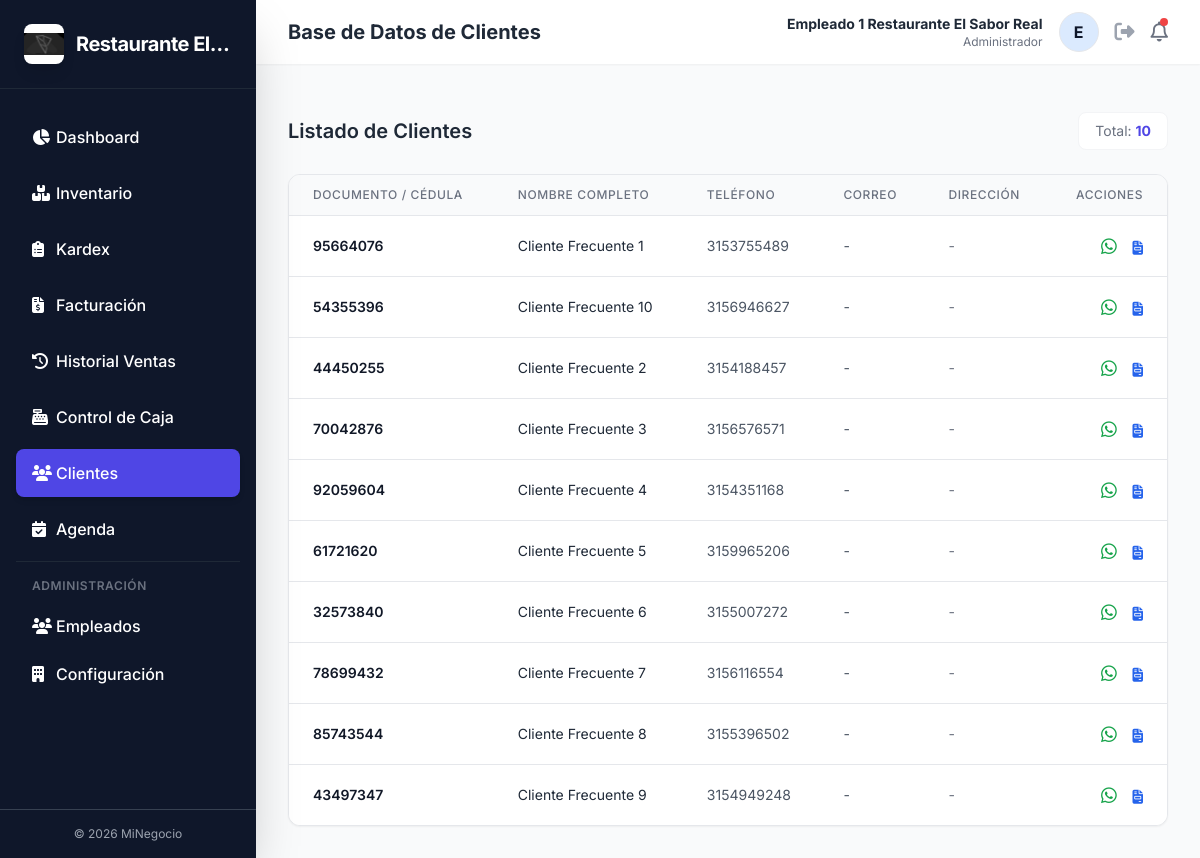
/clients (signed in), run on the app's committed database.
### models.py (models this page shows)
class Company(db.Model):
    __tablename__ = 'company'
    id = db.Column(db.Integer, primary_key=True)
    name = db.Column(db.String(150), nullable=False, default="MiNegocio")
    document_id = db.Column(db.String(50), nullable=True) # NIT / RUT
    phone = db.Column(db.String(50), nullable=True)
    email = db.Column(db.String(100), nullable=True)
    address = db.Column(db.String(200), nullable=True)
    logo_path = db.Column(db.String(255), nullable=True) # Path to uploaded logo
    primary_color = db.Column(db.String(20), nullable=False, default="#4f46e5")
    secondary_color = db.Column(db.String(20), nullable=False, default="#0f172a")
    subscription_status = db.Column(db.String(20), nullable=False, default='active') # 'active', 'suspended'
    valid_until = db.Column(db.DateTime, nullable=False, default=lambda: datetime.utcnow() + timedelta(days=30))

class User(UserMixin, db.Model):
    __tablename__ = 'users'
    id = db.Column(db.Integer, primary_key=True)
    email = db.Column(db.String(150), unique=True, nullable=False)
    name = db.Column(db.String(150), nullable=False)
    password_hash = db.Column(db.String(255), nullable=False)
    role = db.Column(db.String(20), nullable=False, default='employee') # 'admin' or 'employee'
    permissions = db.Column(db.Text, nullable=True) # Comma-separated like "inventory,billing,cash,appointments"
    is_active = db.Column(db.Boolean, nullable=False, default=True)
    must_change_password = db.Column(db.Boolean, nullable=False, default=True)
    company_id = db.Column(db.Integer, db.ForeignKey('company.id'), nullable=False)
    company = db.relationship('Company', backref='users')
    @property
    def has_open_register(self):
        from models import CashRegister
        return CashRegister.query.filter_by(user_id=self.id, status='open').first() is not None

class Client(db.Model):
    __tablename__ = 'clients'
    id = db.Column(db.Integer, primary_key=True)
    document_id = db.Column(db.String(50), unique=True, nullable=False) # Cédula
    name = db.Column(db.String(150), nullable=False)
    phone = db.Column(db.String(50), nullable=True)
    email = db.Column(db.String(100), nullable=True)
    address = db.Column(db.String(200), nullable=True)
    company_id = db.Column(db.Integer, db.ForeignKey('company.id'), nullable=False)
    created_at = db.Column(db.DateTime, default=get_now)

### app.py (the view)
@app.route('/clients')
@login_required
def clients_list():
    page = request.args.get('page', 1, type=int)
    pagination = Client.query.filter_by(company_id=current_user.company_id).order_by(Client.name.asc()).paginate(page=page, per_page=10, error_out=False)
    clients = pagination.items
    return render_template('clients.html', clients=clients, pagination=pagination)

### app.py (called while the page is built)
def get_now():
    return datetime.now(timezone(timedelta(hours=-5))).replace(tzinfo=None)

@login_manager.user_loader
def load_user(user_id):
    return User.query.get(int(user_id))

@app.context_processor
def inject_company():
    if current_user.is_authenticated:
        return dict(company=current_user.company)
    return dict(company=None)

### templates/clients.html (shortened to what this page needs)
{% extends "base.html" %}
{% block header_title %}Base de Datos de Clientes{% endblock %}
{% block content %}
<div class="fade-in">
    <div class="flex justify-between items-center mb-6">
        <h2 class="text-xl font-semibold text-gray-800">Listado de Clientes</h2>
        <div class="text-sm text-gray-500 bg-white px-4 py-2 rounded-lg border border-gray-100">
            Total: <span class="font-bold text-primary-600">{{ clients|length }}</span>
        </div>
    </div>
    <div class="hidden md:block bg-white rounded-xl shadow-sm border border-gray-200 overflow-x-auto">
        <table class="min-w-full divide-y divide-gray-200">
            <thead class="bg-gray-50">
                <tr>
                    <th scope="col" class="px-6 py-3 text-left text-xs font-medium text-gray-500 uppercase tracking-wider">Documento / Cédula</th>
                    <th scope="col" class="px-6 py-3 text-left text-xs font-medium text-gray-500 uppercase tracking-wider">Nombre Completo</th>
                    <th scope="col" class="px-6 py-3 text-left text-xs font-medium text-gray-500 uppercase tracking-wider">Teléfono</th>
                    <th scope="col" class="px-6 py-3 text-left text-xs font-medium text-gray-500 uppercase tracking-wider">Correo</th>
                    <th scope="col" class="px-6 py-3 text-left text-xs font-medium text-gray-500 uppercase tracking-wider">Dirección</th>
                    <th scope="col" class="px-6 py-3 text-right text-xs font-medium text-gray-500 uppercase tracking-wider">Acciones</th>
                </tr>
            </thead>
            <tbody class="bg-white divide-y divide-gray-200">
                {% for client in clients %}
                <tr class="hover:bg-gray-50 transition-colors">
                    <td class="px-6 py-4 whitespace-nowrap text-sm font-semibold text-gray-900">{{ client.document_id }}</td>
                    <td class="px-6 py-4 whitespace-nowrap text-sm text-gray-800">{{ client.name }}</td>
                    <td class="px-6 py-4 whitespace-nowrap text-sm text-gray-600">{{ client.phone or '-' }}</td>
                    <td class="px-6 py-4 whitespace-nowrap text-sm text-gray-600">{{ client.email or '-' }}</td>
                    <td class="px-6 py-4 whitespace-nowrap text-sm text-gray-500 truncate max-w-xs">{{ client.address or '-' }}</td>
                    <td class="px-6 py-4 whitespace-nowrap text-right text-sm font-medium">
                        <a href="https://wa.me/{{ client.phone|replace(' ', '')|replace('+', '') }}" target="_blank" class="text-green-600 hover:text-green-900 mr-3" title="WhatsApp">
                            <i class="fa-brands fa-whatsapp text-lg"></i>
                        </a>
                        <button class="text-blue-600 hover:text-blue-900" title="Ver Historial (Próximamente)">
                            <i class="fa-solid fa-file-invoice"></i>
                        </button>
                    </td>
                </tr>
                {% endfor %}
            </tbody>
        </table>
    </div>
</div>{% endblock %}

### templates/base.html (shortened to what this page needs)
<!DOCTYPE html>
<html lang="es">
<head>
    <script src="https://cdn.tailwindcss.com"></script>
    <link rel="stylesheet" href="https://cdnjs.cloudflare.com/ajax/libs/font-awesome/6.4.0/css/all.min.css">
</head>
<body class="bg-gray-50 text-gray-800 antialiased h-screen flex overflow-hidden">
    <aside id="sidebar" class="fixed lg:static inset-y-0 left-0 w-64 bg-secondary text-secondary-contrast flex flex-col transform -translate-x-full lg:translate-x-0 transition-transform duration-300 ease-in-out z-40 shadow-2xl overflow-y-auto">
        <div class="p-6 border-b border-gray-800 flex items-center justify-between">
            <a href="{{ url_for('dashboard') }}" class="flex items-center space-x-3">
                <div class="flex-shrink-0">
                    {% if company and company.logo_path %}
                    <img src="{{ url_for('static', filename=company.logo_path) }}" alt="Logo" class="h-10 w-10 rounded-lg shadow-lg object-contain bg-white">
                    {% else %}
                    <img src="{{ url_for('static', filename='logo_minegocio.png') }}" alt="Logo" class="h-10 w-10 rounded-lg shadow-lg">
                    {% endif %}
                </div>
                <span class="text-xl font-bold text-white tracking-tight line-clamp-1">{{ company.name if company else 'MiNegocio' }}</span>
            </a>
        </div>
        <nav class="flex-1 px-4 py-6 space-y-2 overflow-y-auto">
            <a href="{{ url_for('dashboard') }}" class="flex items-center px-4 py-3 rounded-lg transition-colors hover:bg-gray-800 {{ 'bg-primary-600 text-primary-contrast shadow-md shadow-primary-500/30' if request.endpoint == 'dashboard' else '' }}">
                <i class="fa-solid fa-chart-pie w-6"></i>
                <span class="font-medium">Dashboard</span>
            </a>
            {% if current_user.role == 'admin' or (current_user.permissions and 'inventory' in current_user.permissions) %}
            <a href="{{ url_for('inventory') }}" class="flex items-center px-4 py-3 rounded-lg transition-colors hover:bg-gray-800 {{ 'bg-primary-600 text-primary-contrast shadow-md shadow-primary-500/30' if request.endpoint == 'inventory' else '' }}">
                <i class="fa-solid fa-boxes-stacked w-6"></i>
                <span class="font-medium">Inventario</span>
            </a>
            <a href="{{ url_for('inventory_history') }}" class="flex items-center px-4 py-3 rounded-lg transition-colors hover:bg-gray-800 {{ 'bg-primary-600 text-primary-contrast shadow-md shadow-primary-500/30' if request.endpoint == 'inventory_history' else '' }}">
                <i class="fa-solid fa-clipboard-list w-6"></i>
                <span class="font-medium">Kardex</span>
            </a>
            {% endif %}
            {% if current_user.role == 'admin' or (current_user.permissions and 'billing' in current_user.permissions) %}
            <a href="{{ url_for('billing') }}" class="flex items-center px-4 py-3 rounded-lg transition-colors hover:bg-gray-800 {{ 'bg-primary-600 text-primary-contrast shadow-md shadow-primary-500/30' if request.endpoint == 'billing' else '' }}">
                <i class="fa-solid fa-file-invoice-dollar w-6"></i>
                <span class="font-medium">Facturación</span>
            </a>
            <a href="{{ url_for('sales_history') }}" class="flex items-center px-4 py-3 rounded-lg transition-colors hover:bg-gray-800 {{ 'bg-primary-600 text-primary-contrast shadow-md shadow-primary-500/30' if request.endpoint == 'sales_history' else '' }}">
                <i class="fa-solid fa-clock-rotate-left w-6"></i>
                <span class="font-medium">Historial Ventas</span>
            </a>
            {% endif %}
            {% if current_user.role == 'admin' or (current_user.permissions and 'cash' in current_user.permissions) %}
            <a href="{{ url_for('cash_register') }}" class="flex items-center px-4 py-3 rounded-lg transition-colors hover:bg-gray-800 {{ 'bg-primary-600 text-primary-contrast shadow-md shadow-primary-500/30' if request.endpoint == 'cash_register' else '' }}">
                <i class="fa-solid fa-cash-register w-6"></i>
                <span class="font-medium">Control de Caja</span>
            </a>
            {% endif %}
            <a href="{{ url_for('clients_list') }}" class="flex items-center px-4 py-3 rounded-lg transition-colors hover:bg-gray-800 {{ 'bg-primary-600 text-primary-contrast shadow-md shadow-primary-500/30' if request.endpoint == 'clients_list' else '' }}">
                <i class="fa-solid fa-users w-6"></i>
                <span class="font-medium">Clientes</span>
            </a>
            {% if current_user.role == 'admin' or (current_user.permissions and 'appointments' in current_user.permissions) %}
            <a href="{{ url_for('appointments') }}" class="flex items-center px-4 py-3 rounded-lg transition-colors hover:bg-gray-800 {{ 'bg-primary-600 text-primary-contrast shadow-md shadow-primary-500/30' if request.endpoint == 'appointments' else '' }}">
                <i class="fa-solid fa-calendar-check w-6"></i>
                <span class="font-medium">Agenda</span>
            </a>
            {% endif %}
            {% if current_user.role == 'admin' %}
            <div class="pt-4 mt-4 border-t border-gray-800">
                <p class="px-4 text-xs font-semibold text-gray-500 uppercase tracking-wider mb-2">Administración</p>
                <a href="{{ url_for('admin_users') }}" class="flex items-center px-4 py-3 rounded-lg transition-colors hover:bg-gray-800 {{ 'bg-primary-600 text-primary-contrast shadow-md shadow-primary-500/30' if request.endpoint == 'admin_users' else '' }}">
                    <i class="fa-solid fa-users w-6"></i>
                    <span class="font-medium">Empleados</span>
                </a>
                <a href="{{ url_for('settings') }}" class="flex items-center px-4 py-3 rounded-lg transition-colors hover:bg-gray-800 {{ 'bg-primary-600 text-primary-contrast shadow-md shadow-primary-500/30' if request.endpoint == 'settings' else '' }}">
                    <i class="fa-solid fa-building w-6"></i>
                    <span class="font-medium">Configuración</span>
                </a>
            </div>
            {% endif %}
        </nav>
        <div class="p-4 border-t border-gray-700 text-xs text-gray-400 text-center">
            &copy; 2026 MiNegocio
        </div>
    </aside>
    <main class="flex-1 flex flex-col overflow-hidden relative">
        <header class="h-16 bg-white shadow-sm flex items-center justify-between px-4 lg:px-8 z-10 shrink-0">
            <div class="flex items-center">
                <h2 class="text-lg lg:text-xl font-bold text-gray-800 truncate max-w-[150px] sm:max-w-none">
                    {% block header_title %}Dashboard{% endblock %}
                </h2>
            </div>
            <div class="flex items-center space-x-4">
                <div class="hidden md:block text-right">
                    <div class="text-sm font-bold text-gray-800">{{ current_user.name }}</div>
                    <div class="text-xs text-gray-500">{{ 'Administrador' if current_user.role == 'admin' else 'Empleado' }}</div>
                </div>
                <div class="w-10 h-10 bg-primary-100 rounded-full flex items-center justify-center text-primary-700 font-bold border border-primary-200">
                    {{ current_user.name[0]|upper if current_user.name else 'U' }}
                </div>
                <a href="{{ url_for('logout') }}" onclick="return confirmLogout({{ 'true' if current_user.has_open_register else 'false' }})" class="text-gray-400 hover:text-red-500 transition-colors ml-4" title="Cerrar Sesión">
                    <i class="fa-solid fa-right-from-bracket text-xl"></i>
                </a>
                <div class="relative" id="notificationDropdownContainer">
                    <button id="notificationBtn" class="text-gray-500 hover:text-primary-600 transition-colors focus:outline-none relative">
                        <i class="fa-regular fa-bell text-xl"></i>
                        <span id="notificationBadge" class="hidden absolute top-0 right-0 h-2 w-2 rounded-full bg-red-500"></span>
                    </button>
                </div>
            </div>
        </header>
        <div class="px-8 pt-4">
        </div>
        <div class="flex-1 overflow-x-hidden overflow-y-auto bg-gray-50 p-4 lg:p-8 pb-20">
            {% block content %}{% endblock %}
        </div>
    </main>
</body>
</html>

### data on the page
Company: logo_path (picture), name "Restaurante…"
User: name "Empleado 1 Restaurante El Sabor Real", role "Administrador", name "E"
Client: document_id "95664076", name "Cliente Frecuente 1", phone "3153755489", email "-", address "-"
Client: document_id "54355396", name "Cliente Frecuente 10", phone "3156946627", email "-", address "-"
Client: document_id "44450255", name "Cliente Frecuente 2", phone "3154188457", email "-", address "-"
Client: document_id "70042876", name "Cliente Frecuente 3", phone "3156576571", email "-", address "-"
Client: document_id "92059604", name "Cliente Frecuente 4", phone "3154351168", email "-", address "-"
Client: document_id "61721620", name "Cliente Frecuente 5", phone "3159965206", email "-", address "-"
Client: document_id "32573840", name "Cliente Frecuente 6", phone "3155007272", email "-", address "-"
Client: document_id "78699432", name "Cliente Frecuente 7", phone "3156116554", email "-", address "-"
Client: document_id "85743544", name "Cliente Frecuente 8", phone "3155396502", email "-", address "-"
Client: document_id "43497347", name "Cliente Frecuente 9", phone "3154949248", email "-", address "-"

### other printed values
{{ clients|length }} "10"
